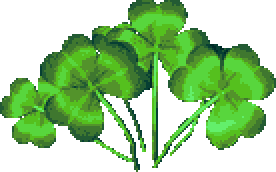
#> input picture extracted_ui/577_clovers.bmp.png, 138 x 86 px (shown 2 times larger)
$ python -i convert.py   (imports and definitions only)
#> lines starting #> are read from the running program, lines starting #| are printed output that depends on the picture
#> further down, picture is the input picture: PIL image 138x86 RGBA; mean R, G, B, A 36.9, 80.1, 23.7, 128.4
"""The image converter's work (docs/HUB_IMAGES.md): the bytes of an uploaded image in, the bytes of two NEW files out (the image and a small thumbnail), or an error code.

Every byte that comes out was written by the encoder in this file: nothing of the original is kept, so there is nothing to hide in. The output is built from the decoded pixels only (a fresh
image that has no `info`): no EXIF (so no location, camera or time), no color profile, no XMP, no comment or text chunk, no embedded thumbnail, nothing after the end of the file. A polyglot (a
PNG that is also a ZIP, a GIF with a script in its comment, a JPEG with a payload after its end marker) comes out as a plain image.

  still image   PNG when it has transparency or at most 256 colors, else JPEG (quality 85); longest side at most 2048 px; at most 1.5 MiB
  animated GIF  kept animated as a GIF, at most 100 frames and 15 seconds, longest side at most 400 px, at most 1.5 MiB (an animated WebP or PNG becomes its first frame)
  thumbnail     always a JPEG of the first frame, longest side 360 px (an animated image's still: the log shows it while the image is off screen, paused, or the reader turned animation off)

The header's size is read before any pixel is decoded: over `MAX_PIXELS` is `pixels` with nothing decoded. A JPEG is decoded at a reduced scale (`draft`), so a photo of 24 megapixels never exists at full
size in memory. The caller (imgconv/server.py) runs this in a child process with a time limit and a memory limit; this file has no clock of its own.
Errors (ConvertError.code): `type` (not PNG, JPEG, GIF or WebP by its first bytes), `pixels` (more than MAX_PIXELS, or an animation whose frames together are too much work), `bad` (cannot be read,
truncated, damaged), `frames` (an animation of more than 100 frames or 15 seconds), `big` (cannot be made small enough).
"""
import collections
import io
import warnings

from PIL import Image, ImageOps

MAX_PIXELS = 24_000_000                 # decoded size of the input, from its header
MAX_SIDE = 2048                         # longest side of a still image that is kept
FULL_MAX = 1_572_864                    # 1.5 MiB: the most that a kept image may be
THUMB_SIDE = 360
THUMB_QUALITY = 78
JPEG_QUALITY = 85
JPEG_STEPS = (85, 78, 70)               # the qualities that are tried, in order, before an image is made smaller
ANIM_FRAMES = 100
ANIM_MS = 15_000                        # the length of an animation in all
ANIM_MIN_FRAME_MS = 20                  # a browser shows a frame of less than this as 100 ms: so it is counted as this
ANIM_SIDE = 400
ANIM_WORK_PIXELS = 150_000_000          # frames x width x height of the input: the work of decoding an animation
BACKGROUND = (10, 16, 22)               # what a thumbnail's transparent pixels are laid over: the chat dock's own dark
SIGNATURES = (("png", b"\x89PNG\r\n\x1a\n"), ("jpeg", b"\xff\xd8\xff"), ("gif", b"GIF87a"), ("gif", b"GIF89a"))
FORMATS = {"png": ["PNG"], "jpeg": ["JPEG"], "gif": ["GIF"], "webp": ["WEBP"]}

Result = collections.namedtuple("Result", "x full thumb w h tw th anim still")      # x: `jpg`, `png` or `gif`; anim: the image is animated; still: it was animated and only its first frame is kept


class ConvertError(Exception):
    def __init__(self, code):
        super().__init__(code)
        self.code = code


# [17 lines left out: functions sniff, fit, not called in this run]


def fresh(im):
    """The same pixels in a new image that carries nothing: no `info`, so no encoder can find a profile, an EXIF block or a comment to write."""
    return Image.frombytes(im.mode, im.size, im.tobytes())


# [6 lines left out: function has_alpha, not called in this run]


def flatten(im):
    """RGB: transparent pixels laid over the dock's dark color."""
    if im.mode != "RGBA":
        im = im.convert("RGBA")
    base = Image.new("RGBA", im.size, BACKGROUND + (255,))
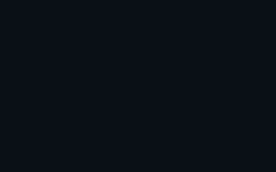
#> base: PIL image 138x86 RGBA (shown 2 times larger); mean R, G, B, A 10, 16, 22, 255
    base.alpha_composite(im)
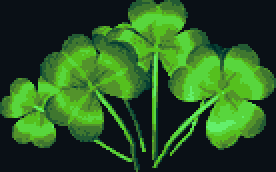
#> base: PIL image 138x86 RGBA (shown 2 times larger); mean R, G, B, A 41.8, 88.1, 34.7, 255
    return base.convert("RGB")


# [140 lines left out: functions jpeg_bytes, png_bytes, thumbnail, replaced, turned, decode_still and 3 more, not called in this run]

>>> from PIL import Image
>>> picture = Image.open('../extracted_ui/577_clovers.bmp.png')
>>> result = flatten(picture)
